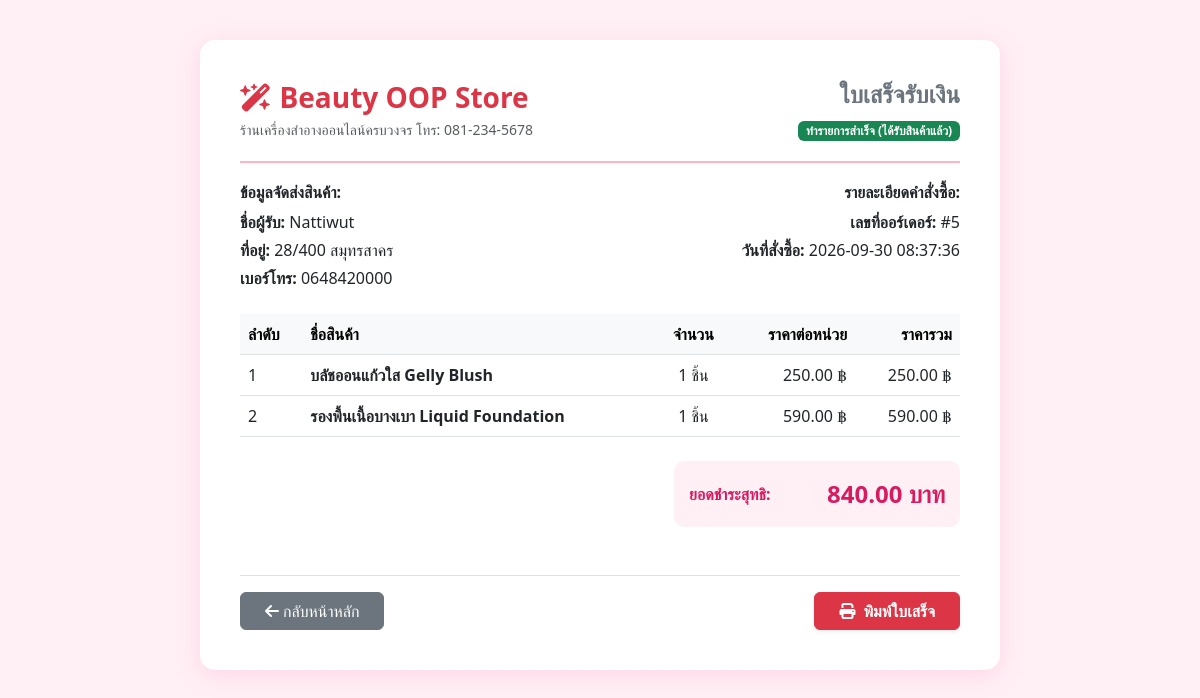
/receipt.php?order_id=5 (signed in), run on the app's committed database.
### tables this page shows
CREATE TABLE `orders` (
  `id` int(11) NOT NULL,
  `customer_id` int(11) NOT NULL,
  `total_price` decimal(10,2) NOT NULL,
  `status` varchar(50) DEFAULT 'Pending',
  `created_at` timestamp NOT NULL DEFAULT current_timestamp(),
  `customer_name` varchar(100) DEFAULT '',
  `address` text DEFAULT NULL,
  `phone` varchar(20) DEFAULT '',
  `slip_image` varchar(255) DEFAULT ''
);

CREATE TABLE `order_items` (
  `id` int(11) NOT NULL,
  `order_id` int(11) NOT NULL,
  `product_id` int(11) NOT NULL,
  `quantity` int(11) NOT NULL,
  `price` decimal(10,2) NOT NULL
);

CREATE TABLE `products` (
  `id` int(11) NOT NULL,
  `name` varchar(100) NOT NULL,
  `description` text DEFAULT NULL,
  `price` decimal(10,2) NOT NULL,
  `stock` int(11) NOT NULL DEFAULT 0,
  `created_at` timestamp NOT NULL DEFAULT current_timestamp(),
  `image_url` varchar(255) DEFAULT '',
  `category` varchar(50) DEFAULT 'อื่นๆ'
);

### receipt.php (the view, shortened to what this page needs)
<?php
$database = new Database();
$db = $database->getConnection();
$order_id = $_GET['order_id'] ?? 0;
$customer_id = $_SESSION['user_id'];
$query = "SELECT * FROM orders WHERE id = ? AND customer_id = ? AND status IN ('Approved (Shipping)', 'Completed (Received)')";
$stmt = $db->prepare($query);
$stmt->execute([$order_id, $customer_id]);
$order = $stmt->fetch(PDO::FETCH_ASSOC);
$itemQuery = "SELECT oi.*, p.name FROM order_items oi JOIN products p ON oi.product_id = p.id WHERE oi.order_id = ?";
$itemStmt = $db->prepare($itemQuery);
$itemStmt->execute([$order_id]);
$items = $itemStmt->fetchAll(PDO::FETCH_ASSOC);
?>
<!DOCTYPE html>
<html lang="th">
<head>
    <link href="https://cdn.jsdelivr.net/npm/bootstrap@5.3.0/dist/css/bootstrap.min.css" rel="stylesheet">
    <link rel="stylesheet" href="https://cdnjs.cloudflare.com/ajax/libs/font-awesome/6.4.0/css/all.min.css">
</head>
<body>
    <div class="container">
        <div class="receipt-card">
            <div class="receipt-header d-flex justify-content-between align-items-center">
                <div>
                    <h3 class="fw-bold text-danger mb-1"><i class="fa-solid fa-wand-magic-sparkles me-2"></i>Beauty OOP Store</h3>
                    <p class="text-muted mb-0 small">ร้านเครื่องสำอางออนไลน์ครบวงจร โทร: 081-234-5678</p>
                </div>
                <div class="text-end">
                    <h4 class="fw-bold text-secondary">ใบเสร็จรับเงิน</h4>
                    <span class="badge bg-success">ทำรายการสำเร็จ (ได้รับสินค้าแล้ว)</span>
                </div>
            </div>
            <div class="row mb-4">
                <div class="col-sm-6">
                    <h6 class="fw-bold text-dark">ข้อมูลจัดส่งสินค้า:</h6>
                    <p class="mb-1"><strong>ชื่อผู้รับ:</strong> <?php echo htmlspecialchars($order['customer_name']); ?></p>
                    <p class="mb-1"><strong>ที่อยู่:</strong> <?php echo htmlspecialchars($order['address']); ?></p>
                    <p class="mb-0"><strong>เบอร์โทร:</strong> <?php echo htmlspecialchars($order['phone']); ?></p>
                </div>
                <div class="col-sm-6 text-sm-end">
                    <h6 class="fw-bold text-dark">รายละเอียดคำสั่งซื้อ:</h6>
                    <p class="mb-1"><strong>เลขที่ออร์เดอร์:</strong> #<?php echo $order['id']; ?></p>
                    <p class="mb-0"><strong>วันที่สั่งซื้อ:</strong> <?php echo $order['created_at']; ?></p>
                </div>
            </div>
            <table class="table align-middle mb-4">
                <thead class="table-light">
                    <tr>
                        <th>ลำดับ</th>
                        <th>ชื่อสินค้า</th>
                        <th class="text-center">จำนวน</th>
                        <th class="text-end">ราคาต่อหน่วย</th>
                        <th class="text-end">ราคารวม</th>
                    </tr>
                </thead>
                <tbody>
                    <?php $i = 1; foreach ($items as $item): ?>
                    <tr>
                        <td><?php echo $i++; ?></td>
                        <td class="fw-bold"><?php echo htmlspecialchars($item['name']); ?></td>
                        <td class="text-center"><?php echo $item['quantity']; ?> ชิ้น</td>
                        <td class="text-end"><?php echo number_format($item['price'], 2); ?> ฿</td>
                        <td class="text-end"><?php echo number_format($item['price'] * $item['quantity'], 2); ?> ฿</td>
                    </tr>
                    <?php endforeach; ?>
                </tbody>
            </table>
            <div class="row justify-content-end mb-5">
                <div class="col-sm-5">
                    <div class="total-box d-flex justify-content-between align-items-center">
                        <span>ยอดชำระสุทธิ:</span>
                        <span class="fs-4"><?php echo number_format($order['total_price'], 2); ?> บาท</span>
                    </div>
                </div>
            </div>
            <div class="d-flex justify-content-between no-print pt-3 border-top">
                <a href="index.php" class="btn btn-secondary px-4"><i class="fa-solid fa-arrow-left me-1"></i>กลับหน้าหลัก</a>
                <button onclick="window.print()" class="btn btn-danger px-4 fw-bold shadow-sm"><i class="fa-solid fa-print me-2"></i>พิมพ์ใบเสร็จ</button>
            </div>
        </div>
    </div>
</body>
</html>

### receipt.php (style rules this page uses)
body { background-color: #fff0f5; font-family: 'Segoe UI', Tahoma, Geneva, Verdana, sans-serif; padding: 40px 0; }
.receipt-card { max-width: 800px; margin: auto; background: white; border-radius: 15px; padding: 40px; box-shadow: 0 5px 25px rgba(255,105,180,0.2); }
.receipt-header { border-bottom: 2px solid #ffb6c1; padding-bottom: 20px; margin-bottom: 20px; }
.total-box { background-color: #fff0f5; padding: 15px; border-radius: 10px; font-weight: bold; color: #d81b60; }

### data on the page
orders: customer_name "Nattiwut", address "28/400 สมุทรสาคร", phone "0648420000", id "5", created_at "2026-09-30 08:37:36", total_price "840.00"
order_items: product.name "บลัชออนแก้วใส Gelly Blush", quantity "1", price "250.00", $item['price']*$item['quantity'] "250.00"
order_items: product.name "รองพื้นเนื้อบางเบา Liquid Foundation", quantity "1", price "590.00", $item['price']*$item['quantity'] "590.00"
